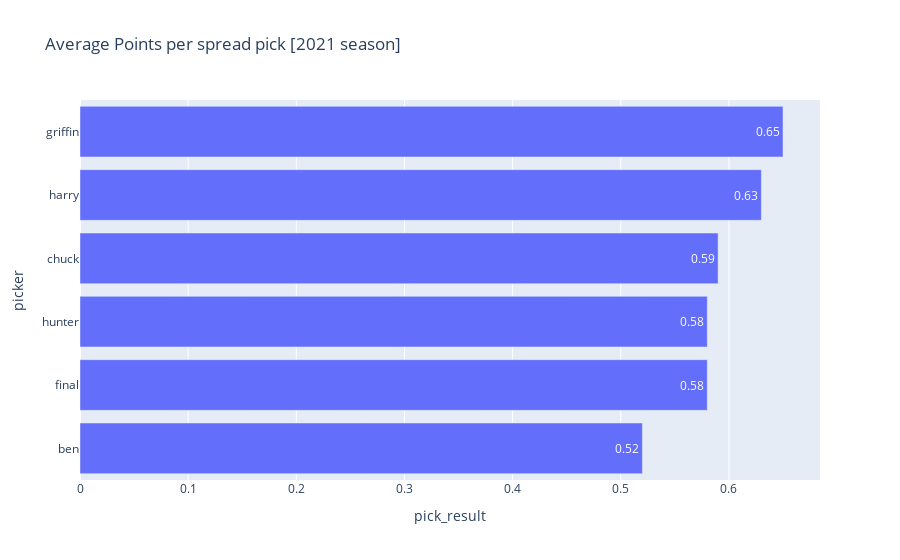
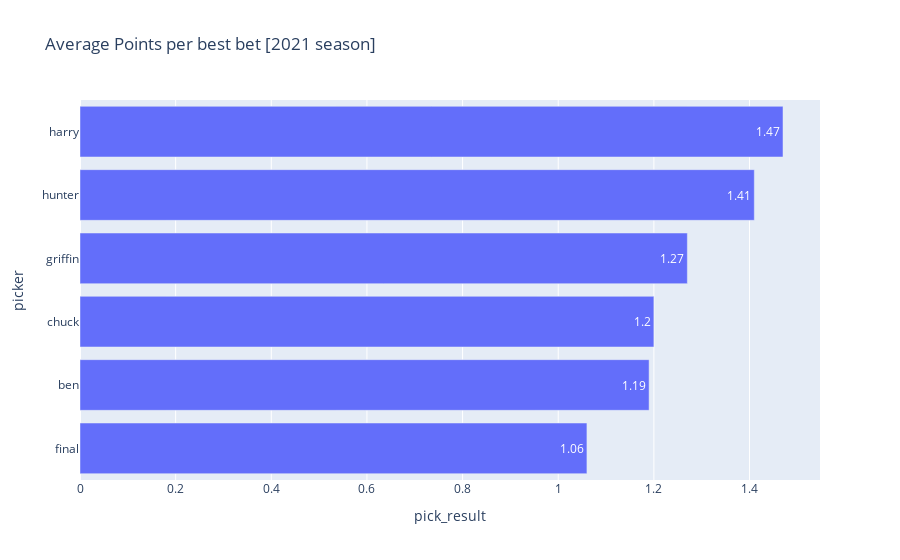
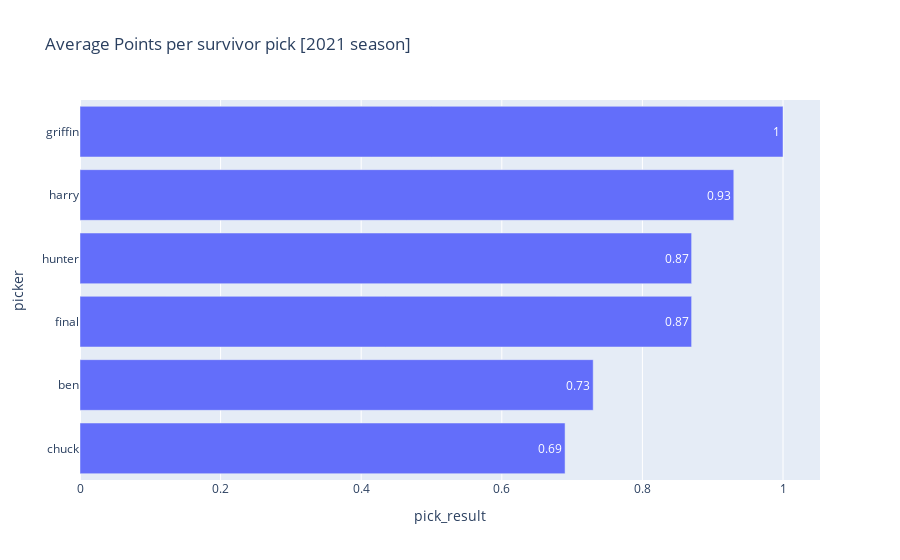
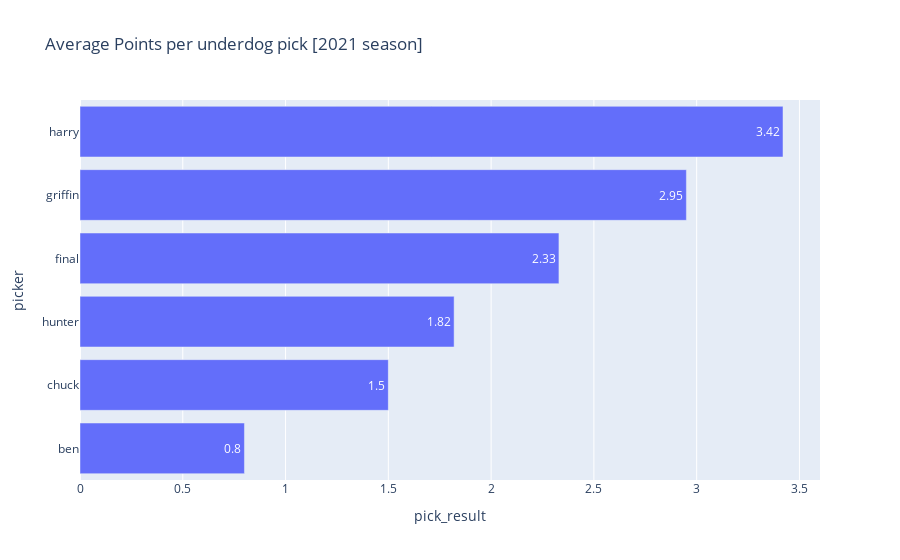

The notebook cell these images were saved under, in order:
### Code cell
season = 2021
for col in ['spread_pick', 'best_bet', 'survivor_pick', 'underdog_pick']:
    grouped_df = df[df[col] & (df['season'] == season)].groupby('picker')['pick_result'].mean().reset_index().sort_values('pick_result').round(2)
    # Create a Plotly bar chart
    fig = px.bar(
        grouped_df,
        x='pick_result',
        y='picker',
        orientation='h',
        text_auto = True,
        title=f'Average Points per {col.replace("_", " ")} [{season} season]',
    )
    # Show the plot in the Jupyter Notebook
    fig.show()

### Figure 1 — Plotly figure (JSON) as saved in the notebook; plotly's stock layout.template omitted (floating-point values rounded to 4 significant figures)
{"data": [{"alignmentgroup": "True", "hovertemplate": "pick_result=%{x}<br>picker=%{y}<extra></extra>", "legendgroup": "", "marker": {"color": "#636efa", "pattern": {"shape": ""}}, "name": "", "offsetgroup": "", "orientation": "h", "showlegend": false, "textposition": "auto", "texttemplate": "%{x}", "type": "bar", "x": [0.52, 0.58, 0.58, 0.59, 0.63, 0.65], "xaxis": "x", "y": ["ben", "final", "hunter", "chuck", "harry", "griffin"], "yaxis": "y"}], "layout": {"barmode": "relative", "legend": {"tracegroupgap": 0}, "title": {"text": "Average Points per spread pick [2021 season]"}, "xaxis": {"anchor": "y", "domain": [0, 1], "title": {"text": "pick_result"}}, "yaxis": {"anchor": "x", "domain": [0, 1], "title": {"text": "picker"}}}}

### Figure 2 — Plotly figure (JSON) as saved in the notebook; plotly's stock layout.template omitted (floating-point values rounded to 4 significant figures)
{"data": [{"alignmentgroup": "True", "hovertemplate": "pick_result=%{x}<br>picker=%{y}<extra></extra>", "legendgroup": "", "marker": {"color": "#636efa", "pattern": {"shape": ""}}, "name": "", "offsetgroup": "", "orientation": "h", "showlegend": false, "textposition": "auto", "texttemplate": "%{x}", "type": "bar", "x": [1.06, 1.19, 1.2, 1.27, 1.41, 1.47], "xaxis": "x", "y": ["final", "ben", "chuck", "griffin", "hunter", "harry"], "yaxis": "y"}], "layout": {"barmode": "relative", "legend": {"tracegroupgap": 0}, "title": {"text": "Average Points per best bet [2021 season]"}, "xaxis": {"anchor": "y", "domain": [0, 1], "title": {"text": "pick_result"}}, "yaxis": {"anchor": "x", "domain": [0, 1], "title": {"text": "picker"}}}}

### Figure 3 — Plotly figure (JSON) as saved in the notebook; plotly's stock layout.template omitted (floating-point values rounded to 4 significant figures)
{"data": [{"alignmentgroup": "True", "hovertemplate": "pick_result=%{x}<br>picker=%{y}<extra></extra>", "legendgroup": "", "marker": {"color": "#636efa", "pattern": {"shape": ""}}, "name": "", "offsetgroup": "", "orientation": "h", "showlegend": false, "textposition": "auto", "texttemplate": "%{x}", "type": "bar", "x": [0.69, 0.73, 0.87, 0.87, 0.93, 1], "xaxis": "x", "y": ["chuck", "ben", "final", "hunter", "harry", "griffin"], "yaxis": "y"}], "layout": {"barmode": "relative", "legend": {"tracegroupgap": 0}, "title": {"text": "Average Points per survivor pick [2021 season]"}, "xaxis": {"anchor": "y", "domain": [0, 1], "title": {"text": "pick_result"}}, "yaxis": {"anchor": "x", "domain": [0, 1], "title": {"text": "picker"}}}}

### Figure 4 — Plotly figure (JSON) as saved in the notebook; plotly's stock layout.template omitted (floating-point values rounded to 4 significant figures)
{"data": [{"alignmentgroup": "True", "hovertemplate": "pick_result=%{x}<br>picker=%{y}<extra></extra>", "legendgroup": "", "marker": {"color": "#636efa", "pattern": {"shape": ""}}, "name": "", "offsetgroup": "", "orientation": "h", "showlegend": false, "textposition": "auto", "texttemplate": "%{x}", "type": "bar", "x": [0.8, 1.5, 1.82, 2.33, 2.95, 3.42], "xaxis": "x", "y": ["ben", "chuck", "hunter", "final", "griffin", "harry"], "yaxis": "y"}], "layout": {"barmode": "relative", "legend": {"tracegroupgap": 0}, "title": {"text": "Average Points per underdog pick [2021 season]"}, "xaxis": {"anchor": "y", "domain": [0, 1], "title": {"text": "pick_result"}}, "yaxis": {"anchor": "x", "domain": [0, 1], "title": {"text": "picker"}}}}
